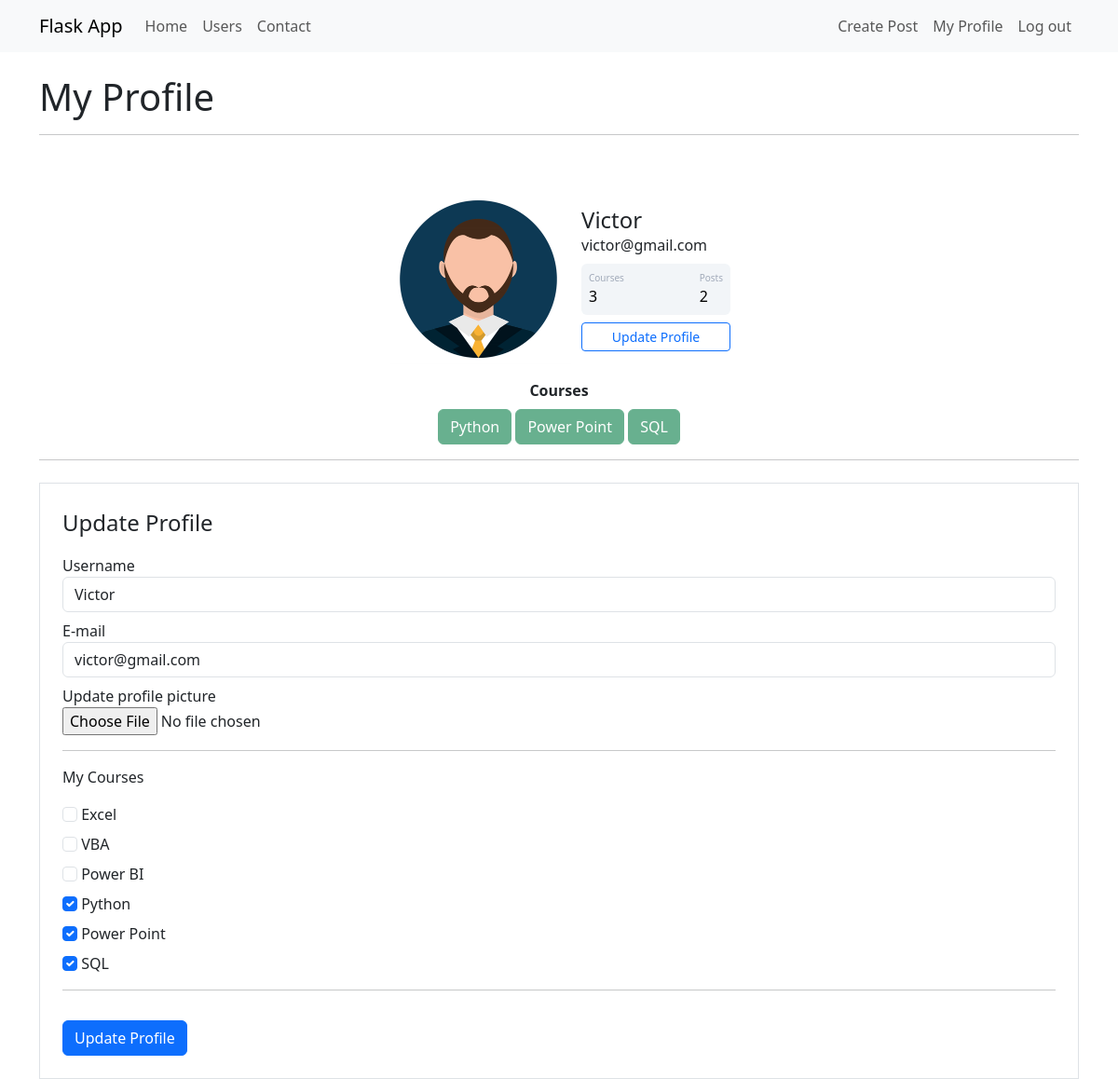
The page /perfil/editar (signed in) on the database its author committed.
### myproject/models/class_usuario.py (models this page shows)
class Usuario(db.Model, UserMixin):
    id = db.Column(db.Integer, primary_key=True)
    username = db.Column(db.String, nullable=False)
    email = db.Column(db.String, nullable=False, unique=True)
    senha = db.Column(db.String, nullable=False)
    cursos = db.Column(db.String, nullable=False, default='Não informado')
    foto_perfil = db.Column(db.String, nullable=False, default='default.jpg')  # string because is a path to the photo
    posts = db.relationship('Post', backref='autor', lazy=True)
    def contar_posts(self):
        return len(self.posts)  # returns user's post quantity

### myproject/profiles/profiles.py (the view, shortened to what this page needs)
@profiles_bp.route('/perfil/editar', methods=['GET', 'POST'])
@login_required
def editar_perfil():
    form = FormEditarPerfil()
    if request.method == "GET":
        form.username.data = current_user.username
        form.email.data = current_user.email
    foto_perfil = url_for('static', filename=f'profile_pictures/{current_user.foto_perfil}')
    return render_template('perfileditar.html', foto_perfil=foto_perfil, form=form)

### myproject/models/forms.py (shortened to what this page needs)
class FormEditarPerfil(FlaskForm):
    username = StringField('Username', validators=[DataRequired()])
    email = StringField('E-mail', validators=[DataRequired(), Email()])
    foto_perfil = FileField('Update profile picture', validators=[FileAllowed(['jpg', 'png', 'jpeg'])])
    curso_excel = BooleanField('Excel')
    curso_vba = BooleanField('VBA')
    curso_powerbi = BooleanField('Power BI')
    curso_python = BooleanField('Python')
    curso_ppt = BooleanField('Power Point')
    curso_sql = BooleanField('SQL')
    botao_submit_editar_perfil = SubmitField('Update Profile')

### myproject/models/class_post.py (called while the page is built)
@lm.user_loader  # informs login manager that the function below returns user id
def load_usuario(id_usuario):
    return Usuario.query.get(int(id_usuario))  # validates user during login

### myproject/profiles/templates/perfileditar.html (shortened to what this page needs)
{% extends 'perfilusuario.html' %}
{% block form_editar_perfil %}
<div class="container">
    <hr>
    <div class="row">
        <div class="col">
            <form method="POST" action="" class="border p-4 mt-2" enctype="multipart/form-data">
                <legend>Update Profile</legend>
                <fieldset>
                    <div class="form-group mt-2">
                        {{ form.username.label(class="form-control-label") }}
                        {% if form.username.errors %}
                            {{ form.username(class="form-control is-invalid") }}
                            <div class="invalid-feedback">
                                {% for erro in form.username.errors %}
                                    {{ erro }}
                                {% endfor %}
                            </div>
                        {% else %}
                            {{ form.username(class="form-control") }}
                        {% endif %}
                    </div>
                    <div class="form-group mt-2">
                        {{ form.email.label(class="form-control-label") }}
                        {% if form.email.errors %}
                            {{ form.email(class="form-control is-invalid") }}
                            <div class="invalid-feedback">
                                {% for erro in form.email.errors %}
                                    {{ erro }}
                                {% endfor %}
                            </div>
                        {% else %}
                            {{ form.email(class="form-control") }}
                        {% endif %}
                    </div>
                    <div class="form-group mt-2">
                        {{ form.foto_perfil.label }}
                        <br>
                        {{ form.foto_perfil(class="form-control-file") }}
                    </div>
                    <hr>
                    <p>My Courses</p>
                        {% for campo in form %}
                            {% if 'curso_' in campo.name %}
                                {% if campo.label.text in current_user.cursos %}
                                    <div class="form-group mt-2">
                                        {{ campo(class="form-check-input", checked="y") }}
                                        {{ campo.label(class="form-check-label") }}<br>
                                    </div>
                                {% else %}
                                    <div class="form-group mt-2">
                                        {{ campo(class="form-check-input") }}
                                        {{ campo.label(class="form-check-label") }}<br>
                                    </div>
                                {% endif %}
                            {% endif %}
                        {% endfor %}
                </fieldset>
                <hr>
                {{ form.botao_submit_editar_perfil(class="btn btn-primary mt-3") }}
            </form>
      </div>
    </div>
</div>
{% endblock %}

### myproject/profiles/templates/perfilusuario.html
{% extends 'base.html' %}
{% block body %}
<div class="container">
    <br>
    <h1>My Profile</h1>
    <hr>
    <div class="container mt-5 d-flex justify-content-center">
        <div class="card p-3">
            <div class="d-flex align-items-center">
                <div class="image pe-2">
                    <img src="{{ foto_perfil }}" class="rounded" width="200" >
                </div>
                <div class="ml-3 w-100">
                    <h4 class="mb-0 mt-0">{{ current_user.username }}</h4>
                    <span>{{ current_user.email }}</span>
                    <div class="p-2 mt-2 bg-primary d-flex justify-content-between rounded text-white stats">
                        <div class="d-flex flex-column">
                            <span class="articles">Courses</span>
                            <span class="number1">
                                {% if 'Não informado' in current_user.cursos: %}
                                    {{ 0 }}
                                {% else: %}
                                    {{ current_user.cursos.count(';') + 1 }}
                                {% endif %}
                            </span>
                        </div>
                        <div class="d-flex flex-column">
                            <span class="rating">Posts</span>
                            <span class="number3"> {{ current_user.contar_posts() }}</span>
                        </div>
                    </div>
                    <div class="button mt-2 d-flex flex-row align-items-center">
                        <a class="w-100" href="{{ url_for('profiles_bp.editar_perfil') }}"><button class="btn btn-sm btn-outline-primary w-100">Update Profile</button></a>
                    </div>
                </div>
            </div>
        </div>
    </div>
    <div class="row justify-content-center">
        <div class="col col-4" style="text-align: center">
            <strong>Courses</strong><br>
            {% for curso in current_user.cursos.split(';') %}
                <button type="button" class="btn btn-success mt-2" disabled>{{ curso }}</button>
            {% endfor %}
            </div>
    </div>
</div>
{% block form_editar_perfil %}{% endblock %}
{% endblock %}

### myproject/static/main.css (style rules this page uses)
body { color: dark-gray; }
.card { width: 400px; border: none; border-radius: 10px; background-color: #fff; }
.stats { background: #f2f5f8 !important; color: #000 !important; }
.articles { font-size:10px; color: #a1aab9; }
.number1 { font-weight:500; }
.rating { font-size:10px; color: #a1aab9; }
.number3 { font-weight:500; }
.border { border-color: white; }

### rows shown on the page
Usuario: username "Victor", email "victor@gmail.com", cursos "3"

### other values the page prints
{{ current_user.contar_posts() }} "2"
{{ curso }} "Python" "Power Point" "SQL"
{{ campo.label(class="form-check-label") }} "Excel" "VBA" "Power BI"
{{ campo.label(class="form-check-label") }} "Python" "Power Point" "SQL"
